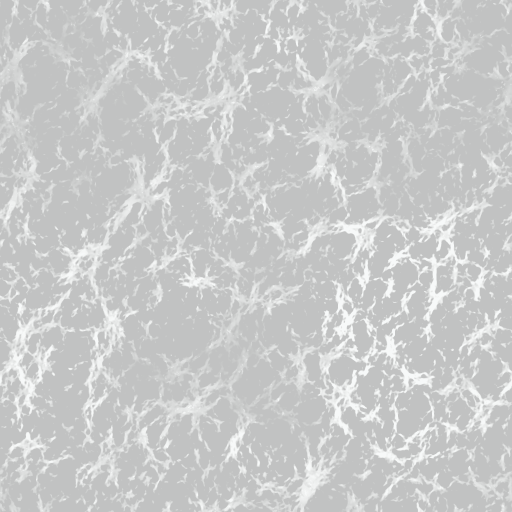
#> input picture assets/ocean/ocean_foam.png, 1024 x 1024 px (shown at 1/2 size)
$ python -i sheet.py   (imports and definitions only)
#> lines starting #> are read from the running program, lines starting #| are printed output that depends on the picture; after the words box and inside, x2 and y2 are one past the last pixel; in counts of white or black regions, pixels touching at a corner belong together
"""The review contact sheet (docs/12 section 1.4 item 6), 1536 px wide. System python3 with Pillow; no heavy slot.

    python3 tools/blender/sheet.py --asset <Asset> [--out-root build/x]      # newest <review>/<Asset>/*_report.json
    python3 tools/blender/sheet.py --report assets/review/<Asset>/<date>_report.json [--out sheet.png]
        [--studio <dir>] [--reference <photo or dir>]

Layout, 4 columns of 384 px cells (the turntable frames the asset to fill 70%+ of each cell):
  row 1: the 4 turntable angles under the neutral studio HDRI      (<review>/<Asset>/turntable/, turntable.py)
  row 2: the same 4 angles under the overcast sea HDRI
  row 3: the 4 Studio presets Clear, Overcast, Storm, Night         (<review>/<Asset>/studio/*<Preset>*.png, dry first;
         pending until the Studio pass of 1.4 item 7 writes them)
  detail rows: up to 6 close-ups at hero distance (turntable/closeup_*.png, 1024 px renders), 3 per row in 512 px cells,
         so seams, decals, wear and fasteners are readable
  last row: 1 reference photo (art/reference/<Asset>/, first image by name), the 64 px silhouette (05 10.3 step 4,
         shown at its real size), and a footer: triangles per LOD, texture sets, the real-size check, validate result.
Writes <review>/<Asset>/<date>_sheet.png (or --out) and prints its path.
"""
import argparse
import glob
import json
import os
import sys

from PIL import Image, ImageDraw, ImageFont

sys.path.insert(0, os.path.dirname(os.path.abspath(__file__)))
import common  # noqa: E402

SIZE, CELL, COLS = 1536, 384, 4
DCELL, DCOLS = 512, 3        # detail row cells (close-ups)
SIL = 64
VIEWS = ("Front3Q", "Side", "Rear3Q", "High")
PRESETS = ("Clear", "Overcast", "Storm", "Night")
IMAGE_EXTS = (".jpg", ".jpeg", ".png", ".webp")
INK, PANEL, SHADE, PENDING = (232, 234, 235), (34, 38, 41), (24, 27, 29), (52, 56, 60)


# [47 lines left out: functions font, fitted, tag, pending, wrap, not called in this run]


def silhouette(path):
    """The asset alone as black on white, fitted into 64 x 64 (from the alpha of turntable's silhouette.png)."""
#> called with path = '../../assets/ocean/ocean_foam.png'
    alpha = Image.open(path).convert("RGBA").getchannel("A")
#> alpha: PIL image 1024x1024 L; every value is 255
    box = alpha.point(lambda a: 255 if a > 8 else 0).getbbox()
#> box = (0, 0, 1024, 1024)
    if box:
        alpha = alpha.crop(box)
    k = (SIL - 4) / max(alpha.width, alpha.height)
#> k = 0.0586
    alpha = alpha.resize((max(1, round(alpha.width * k)), max(1, round(alpha.height * k))), Image.LANCZOS)
#> alpha: PIL image 60x60 L; every value is 255
    out = Image.new("RGB", (SIL, SIL), (255, 255, 255))
#> out: PIL image 64x64 RGB; every value is 255
    out.paste((0, 0, 0), ((SIL - alpha.width) // 2, (SIL - alpha.height) // 2), alpha)
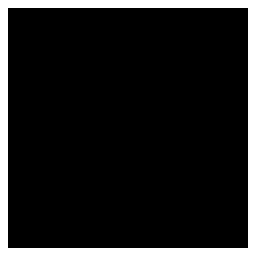
#> out: PIL image 64x64 RGB (shown 4 times larger); 12.1% white; 1 white region, box (x1, y1, x2, y2) and area: (0, 0, 64, 64) 496
    return out


# [164 lines left out: functions first_image, studio_image, closeup_images, footer_lines, build, latest_report and 1 more, not called in this run]


# [2 lines not run here, left out]

>>> result = silhouette('../../assets/ocean/ocean_foam.png')
